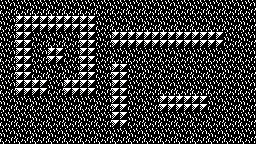

Tiled map render using the project's own tile images. Description and the whole map definition, tile-layer contents included, below:
An orthogonal 16x9 tile map with 16x16 px tiles, 2 tile layers (ground, obstacles).

<map version="1.10" tiledversion="1.10.1" orientation="orthogonal" renderorder="right-down" width="16" height="9" tilewidth="16" tileheight="16" infinite="0" nextlayerid="3" nextobjectid="1">
 <tileset firstgid="1" source="../tilesets/map1.tsx" />
 <layer id="1" name="ground" width="16" height="9">
  <data encoding="csv">
4,4,4,4,4,4,4,4,4,4,4,4,4,4,4,4,
4,4,4,4,4,4,4,4,4,4,4,4,4,4,4,4,
4,4,4,4,4,4,4,4,4,4,4,4,4,4,4,4,
4,4,4,4,4,4,4,4,4,4,4,4,4,4,4,4,
4,4,4,4,4,4,4,4,4,4,4,4,4,4,4,4,
4,4,4,4,4,4,4,4,4,4,4,4,4,4,4,4,
4,4,4,4,4,4,4,4,4,4,4,4,4,4,4,4,
4,4,4,4,4,4,4,4,4,4,4,4,4,4,4,4,
4,4,4,4,4,4,4,4,4,4,4,4,4,4,4,4
</data>
 </layer>
 <layer id="2" name="obstacles" width="16" height="9">
  <data encoding="csv">
0,0,0,0,0,0,0,0,0,0,0,0,0,0,0,0,
0,5,5,5,5,5,0,0,0,0,0,0,0,0,0,0,
0,5,0,0,0,5,0,5,5,5,5,5,5,5,0,0,
0,5,0,5,0,5,0,0,0,0,0,0,0,0,0,0,
0,5,0,0,0,5,0,5,0,0,0,0,0,0,0,0,
0,5,5,0,5,5,0,5,0,0,0,0,0,0,0,0,
0,0,0,0,0,0,0,5,0,0,5,5,5,0,0,0,
0,0,0,0,0,0,0,5,0,0,0,0,0,0,0,0,
0,0,0,0,0,0,0,0,0,0,0,0,0,0,0,0
</data>
 </layer>
</map>
